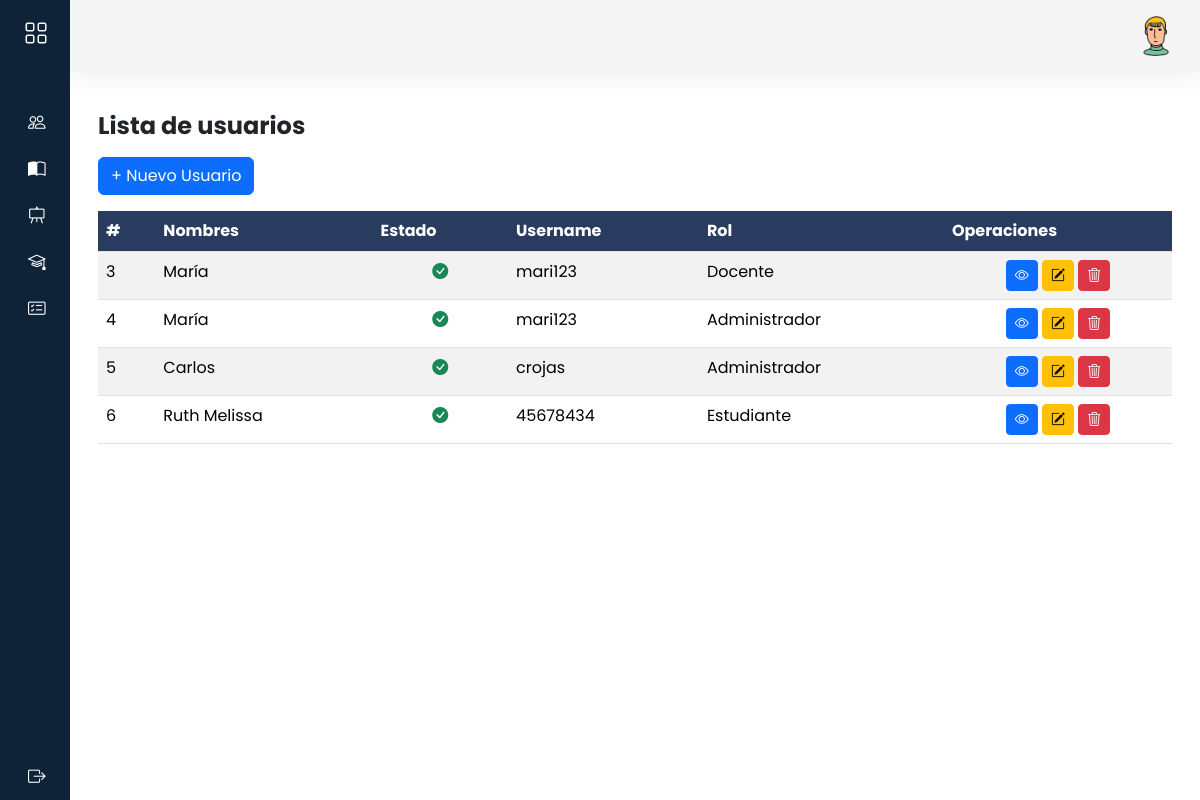
The app's page /admi/usuarios/, older data.
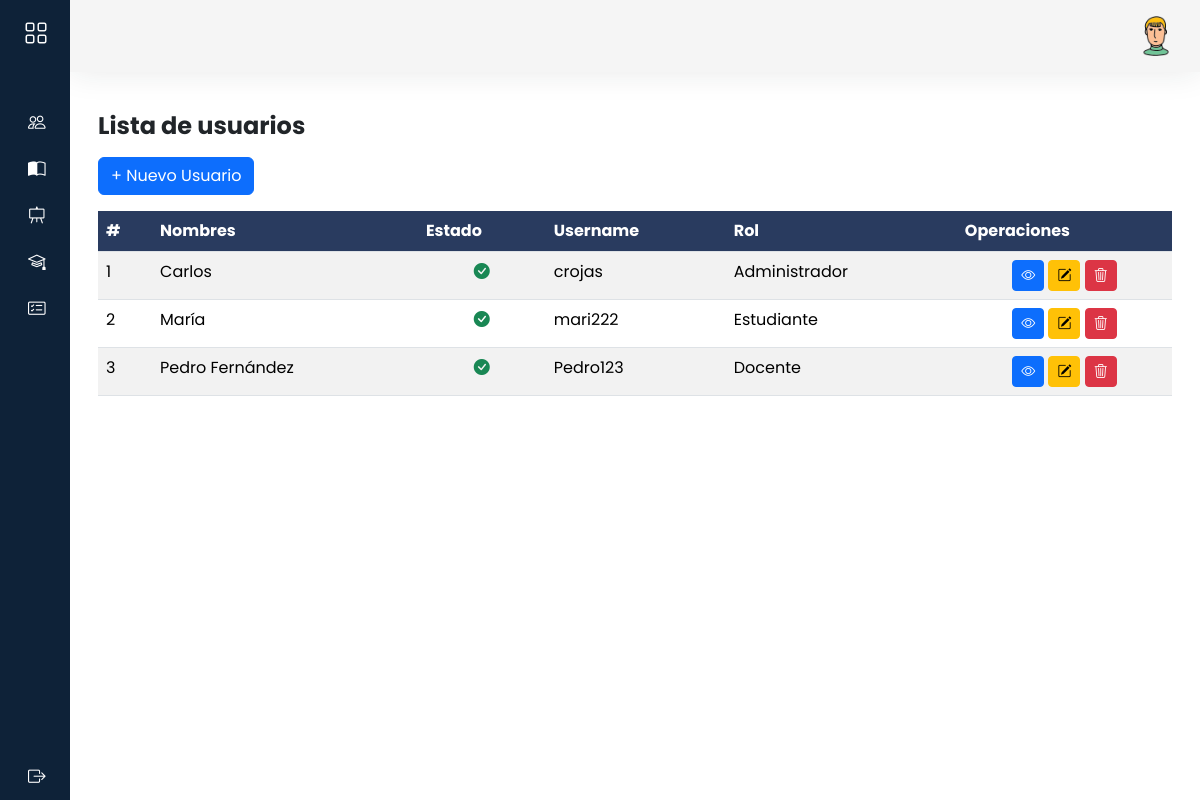
The same page, newer data.
### models/usuario_model.py (models this page shows, shortened)
class Usuario(db.Model, UserMixin):
    __tablename__='usuarios'
    id = db.Column(db.Integer,primary_key=True)
    nombre = db.Column(db.String(80),nullable=False)
    apellido = db.Column(db.String(100))
    email = db.Column(db.String(120), unique=True)
    username = db.Column(db.String(20),nullable=False)
    password = db.Column(db.String,nullable=False)
    activo = db.Column(db.Boolean, default=True,nullable=False)
    rol_id = db.Column(db.Integer, db.ForeignKey('rol.id'), nullable=False)
    rol = db.relationship('Rol', back_populates='usuarios')
    docentes = db.relationship('Docente', back_populates='usuario')
    estudiantes = db.relationship('Estudiante', back_populates='usuario')
    @staticmethod
    def get_all():
        return Usuario.query.all()

### models/rol_model.py (models this page shows)
class Rol(db.Model):
    __tablename__ = 'rol'
    id = db.Column(db.Integer, primary_key=True)
    nombre = db.Column(db.String(20), unique=True, nullable=False)
    usuarios = db.relationship('Usuario', back_populates='rol')
    @staticmethod
    def get_all():
        return Rol.query.all()

### controllers/admi/usuario_controller.py (the view)
@usuario_bp.route("/")
def index():
    usuarios = Usuario.get_all()
    roles = Rol.get_all()
    return usuario_view.list(usuarios,roles)

### views/admi/usuario_view.py (called while the page is built)
def list(usuarios,roles):
    return render_template('admi/usuarios/index.html',usuarios= usuarios,roles=roles)

### templates/admi/usuarios/index.html (shortened to what this page needs)
{% extends 'admi/dashboard.html' %}
{% block content %}
<main class="content px-3 py-4">
    <div class="container-fluid">
        <h3 class="fw-bold fs-4 my-3">Lista de usuarios
        </h3>
        <div class="mb-3">
            <a data-bs-toggle="modal" data-bs-target="#modalNuevoUsuario" class="btn btn-primary">
                + Nuevo Usuario
            </a>
        </div>
        <div class="row">
            <div class="col-12">
                <div class="table-responsive">
                    <table id="mi-tabla" class="table table-striped display nowrap" style="width:100%">
                        <thead>
                            <tr class="highlight">
                                <th>#</th>
                                <th>Nombres</th>
                                <th>Estado</th>
                                <th>Username</th>
                                <th>Rol</th>
                                <th>Operaciones</th>
                            </tr>
                        </thead>
                        <tbody>
                            {%for item in usuarios%}
                            <tr>
                                <td>{{item.id}}</td>
                                <td>{{item.nombre}}</td>
                                <td class="text-center">
                                    {% if item.activo %}
                                    <i class="bi bi-check-circle-fill text-success"></i>
                                    {% else %}
                                    <i class="bi bi-x-circle-fill text-danger"></i>
                                    {% endif %}
                                </td>
                                <td>{{item.username}}</td>
                                <td>{{item.rol.nombre}}</td>
                                <td class="text-center">
                                    <a data-bs-toggle="modal" data-bs-target="#modalVistaUsuario{{ item.id }}"
                                        class="btn btn-primary btn-sm"><i class=" bi bi-eye"></i></a>
                                    <a data-bs-toggle="modal" data-bs-target="#modalEditarUsuario{{ item.id }}"
                                        class="btn btn-warning btn-sm"><i class="bi bi-pencil-square"></i></a>
                                    <a class="btn btn-danger btn-sm" data-bs-toggle="modal"
                                        data-bs-target="#modalConfirmarEliminar"
                                        data-url="{{ url_for('usuario.delete', id=item.id) }}">
                                        <i class="bi bi-trash3"></i>
                                    </a>
                                </td>
                            </tr>
                            {%endfor%}
                        </tbody>
                    </table>
                </div>
            </div>
        </div>
</main>
{% endblock %}

### templates/admi/dashboard.html (shortened to what this page needs)
<!doctype html>
<html lang="es">
<head>
    <link href="https://cdn.jsdelivr.net/npm/bootstrap@5.3.7/dist/css/bootstrap.min.css" rel="stylesheet"
>
    <link rel="stylesheet" href="{{ url_for('static', filename='css/estilos.css') }}">
    <link rel="stylesheet" href="https://cdn.jsdelivr.net/npm/bootstrap-icons@1.13.1/font/bootstrap-icons.min.css">
    <link href="https://cdn.datatables.net/v/bs5/dt-2.3.2/datatables.min.css" rel="stylesheet"
>
</head>
<body>
    <div class="wrapper">
        <aside id="sidebar">
            <div class="d-flex">
                <button id="toggle-btn" type="button">
                    <i class="bi bi-grid"></i>
                </button>
            </div>
            <ul class="sidebar-nav">
                <li class="sidebar-item">
                    <a href="/admi/usuarios/" class="sidebar-link">
                        <i class="bi bi-people"></i>
                    </a>
                </li>
                <li class="sidebar-item">
                    <a href="/admi/cursos/" class="sidebar-link">
                        <i class="bi bi-book-half"></i>
                    </a>
                </li>
                <li class="sidebar-item">
                    <a href="/admi/docentes/" class="sidebar-link">
                        <i class="bi bi-easel"></i>
                    </a>
                </li>
                <li class="sidebar-item">
                    <a href="/admi/estudiantes/" class="sidebar-link">
                        <i class="bi bi-mortarboard"></i>
                    </a>
                </li>
                <li class="sidebar-item">
                    <a href="/admi/inscripciones/" class="sidebar-link">
                        <i class="bi bi-card-checklist"></i>
                    </a>
                </li>
            </ul>
            <div class="sidebar-footer">
                <a href="/admi/usuarios/logout" class="sidebar-link">
                    <i class="bi bi-box-arrow-right"></i>
                </a>
            </div>
        </aside>
        <div class="main">
            <nav class="navbar navbar-expand px-4 py-3">
                <div class="navbar-collapse collapse">
                    <ul class="navbar-nav ms-auto">
                        <li class="nav-item dropdown">
                            <a href="#" data-bs-toggle="dropdown" class="nav-icon pe-md-0">
                                <img src="{{ url_for('static', filename='img/account.png') }}" class="avatar img-fluid"
                                    alt="account">
                            </a>
                        </li>
                    </ul>
                </div>
            </nav>
            {% block content %}
            {% endblock %}
        </div>
    </div>
</body>
</html>

### static/css/estilos.css (style rules this page uses)
body { font-family: 'Poppins', sans-serif; background: #ececec; }
::placeholder { font-size: 16px; }
a { text-decoration: none; }
li { list-style: none; }
.wrapper { min-height: 100vh; display: flex; }
#sidebar { width: 70px; min-width: 70px; z-index: 1000; transition: all .25s ease-in-out; background-color: #0e2238; display: flex; flex-direction: column; }
.main { display: flex; flex-direction: column; min-width: 100vh; width: 100%; overflow: hidden; transition: all 0.35s ease-in-out; background-color: #fff; min-width: 0; }
#toggle-btn { background-color: transparent; cursor: pointer; border: 0; padding: 1rem 1.5rem; }
#toggle-btn i { font-size: 1.5rem; color: #fff; }
.sidebar-nav { padding: 2rem 0; flex: 1 1 auto; }
a.sidebar-link { padding: .625rem 1.625rem; color: #FFF; display: block; font-size: 1.05rem; white-space: nowrap; border-left: 2px solid transparent; }
.sidebar-link i, .dropdown-item i { font-size: 1.1rem; margin-right: .75rem; }
.navbar { background-color: #f5f5f5; box-shadow: 0 0 2rem 0 rgba(33, 37, 41, .1); }
.navbar-expand .navbar-collapse { min-width: 200px; }
.avatar { height: 40px; width: 40px; }
th { color: #FFF; text-align: left; }
tr.highlight th { background-color: #293b5f !important; color: #FFF; }
.content { flex: 1 1 auto; }

Row changes from the older to the newer data that the page shows:
removed Usuario: id "4", nombre "María", activo True (drawn), username "mari123", rol.nombre "Administrador"
removed Usuario: id "5", nombre "Carlos", activo True (drawn), username "crojas", rol.nombre "Administrador"
removed Usuario: id "6", nombre "Ruth Melissa", activo True (drawn), username "45678434", rol.nombre "Estudiante"
added Usuario: id "1", nombre "Carlos", activo True (drawn), username "crojas", rol.nombre "Administrador"
added Usuario: id "2", nombre "María", activo True (drawn), username "mari222", rol.nombre "Estudiante"
changed Usuario "Docente": nombre "María" → "Pedro Fernández"; username "mari123" → "Pedro123"
